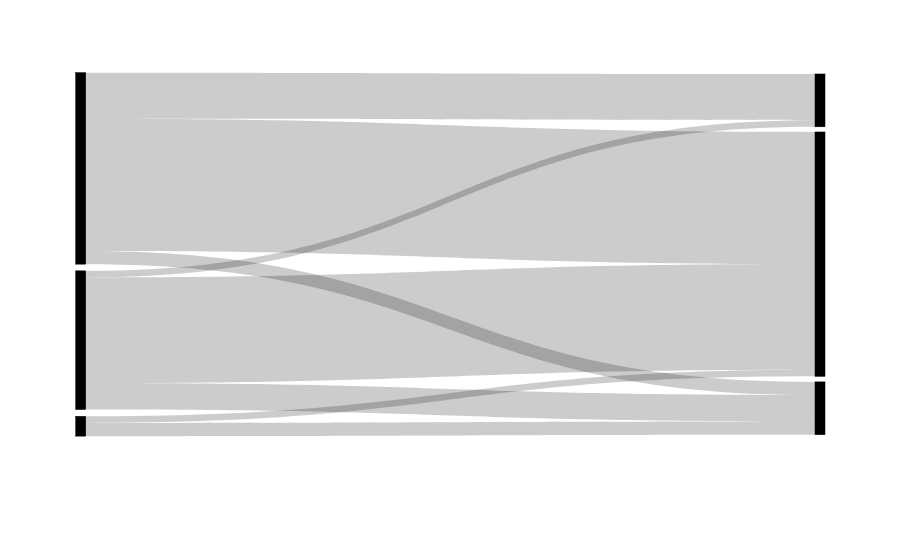

The cell this chart's notebook holds for it:
### Code cell
import plotly.graph_objects as go
import matplotlib.pyplot as plt

fig = go.Figure(data=[go.Sankey(
    node = dict(
      pad = 15,
      thickness = 10,
      line = dict(color = "black", width = 0.5),
      #label = ["REM cells", "Non sel. cells", "NREM cells", "REM cells", "Non sel. cells", "NREM cells"],
      x = [0.001, 0.001, 0.001, 1.,  1.,  1.],
      y = [.18, 33.5/53, 45.5/53,.001, 21.5/53, 43/53], 
      color = "black"
    ),
    link = dict(
      source = [0, 0, 0, 1, 1, 1, 2, 2], 
      target = [3, 4, 5, 3, 4, 5, 4, 5],
      value =  [7, 20,  2,  1, 16,  4,  1,  2],
  ))])

plt.savefig(f'C:/Users/Manip2/Documents/ElifePaper/Rawdata/CGP_SIevolution_L23.png', format='png')

fig.show()

### Figure 1 — Plotly figure (JSON) as saved in the notebook; plotly's stock layout.template omitted (floating-point values rounded to 4 significant figures)
{"data": [{"link": {"source": [0, 0, 0, 1, 1, 1, 2, 2], "target": [3, 4, 5, 3, 4, 5, 4, 5], "value": [7, 20, 2, 1, 16, 4, 1, 2]}, "node": {"color": "black", "line": {"color": "black", "width": 0.5}, "pad": 15, "thickness": 10, "x": [0.001, 0.001, 0.001, 1, 1, 1], "y": [0.18, 0.6321, 0.8585, 0.001, 0.4057, 0.8113]}, "type": "sankey"}], "layout": {}}
